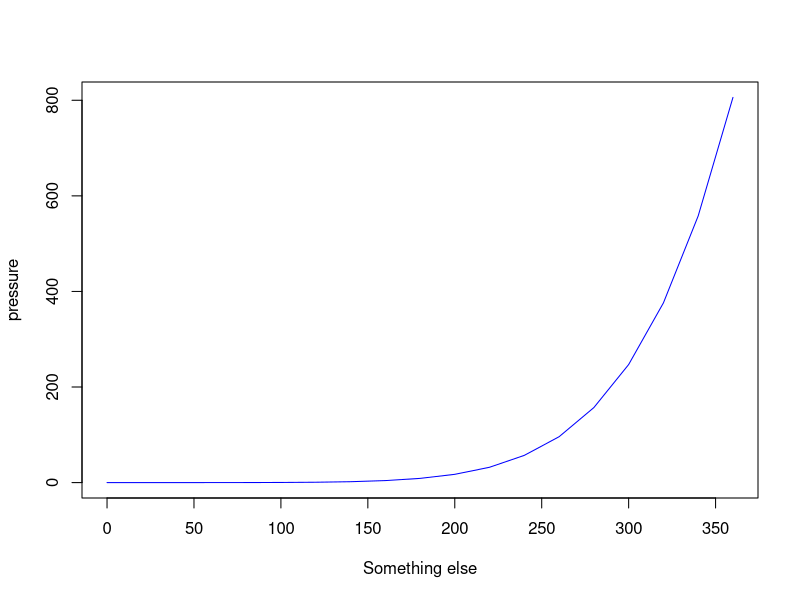

Write R code to recreate this figure.
## ---- chunk 1
knitr::opts_chunk$set(echo = TRUE)
## ---- chunk 2
summary(cars)
## ---- chunk 3
plot(pressure, xlab="Something else", col="blue", typ="l")
